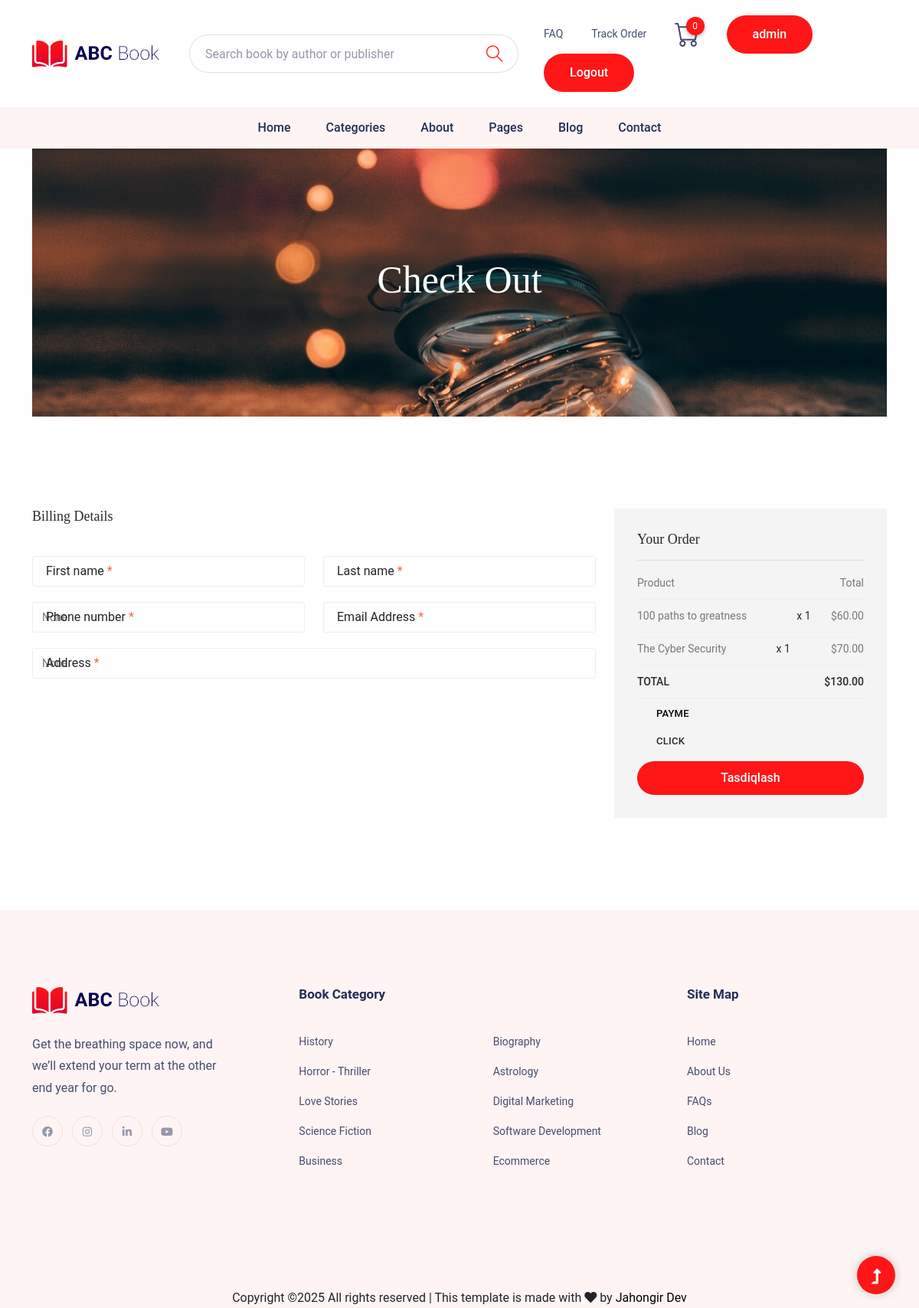
The page /checkout/ (signed in) on the database its author committed.
### home/models.py (models this page shows, shortened)
class User(AbstractUser):
    ROLE_CHOICES = (
        ('admin', 'Admin'),
        ('librarian', 'Kutubxonachi'),
        ('reader', 'Kitob o‘quvchi'),
    )
    role = models.CharField(max_length=10, choices=ROLE_CHOICES, default='reader')
    phone = models.CharField(max_length=20, null=True, blank=True)  # Unique olib tashlandi
    address = models.TextField(null=True, blank=True)

class Cart(models.Model):
    user = models.ForeignKey(User, on_delete=models.CASCADE)  # Foydalanuvchi
    book = models.ForeignKey(Book, on_delete=models.CASCADE)  # Kitob
    quantity = models.PositiveIntegerField(default=1)  # Soni
    added_at = models.DateTimeField(auto_now_add=True)  # Qo‘shilgan vaqt
    def total_price(self):
        return self.quantity * self.book.price  # Jami narx

class Book(models.Model):
    FORMAT_CHOICES = (
        ('paper', 'Qog‘oz'),
        ('pdf', 'PDF'),
        ('audio', 'Audiokitob'),
    )
    title = models.CharField(max_length=255)
    author = models.CharField(max_length=255)
    category = models.ForeignKey(Category, on_delete=models.SET_NULL, null=True, blank=True)  # To‘g‘rilandi
    library_branch = models.ForeignKey(LibraryBranch, on_delete=models.CASCADE)
    total_copies = models.PositiveIntegerField(default=1)
    available_copies = models.PositiveIntegerField(default=1)
    image = models.ImageField(upload_to='images/book/', null=True, blank=True)
    isbn = models.CharField(max_length=13, unique=True, null=True, blank=True)
    publication_year = models.PositiveIntegerField(null=True, blank=True)
    language = models.CharField(max_length=50, null=True, blank=True)
    format = models.CharField(max_length=10, choices=FORMAT_CHOICES, default='paper')
    price = models.DecimalField(max_digits=8, decimal_places=2, null=True, blank=True)
    added_date = models.DateTimeField(auto_now_add=True)
    is_popular = models.BooleanField(default=False)

### home/views.py (the view, shortened to what this page needs)
# urls.py: path('checkout/', checkout_page, name='checkout'),
@login_required(login_url='login')
def checkout_page(request):
    cart_items = Cart.objects.filter(user=request.user)
    total_price = sum(item.total_price() for item in cart_items)
    if not cart_items.exists():
        messages.error(request, "Savatchangiz bo‘sh! Avval kitob qo‘shing.")
        return redirect('cart')
    context = {
        "cart_items": cart_items,
        "total_price": total_price
    }
    return render(request, "checkout.html", context)

### home/templates/checkout.html (shortened to what this page needs)
{% extends 'index.html' %}
{% load static %}
{% block content %}
<div class="container">
    <div class="row">
        <div class="col-xl-12">
            <div class="slider-area">
                <div class="slider-height2 slider-bg5 d-flex align-items-center justify-content-center">
                    <div class="hero-caption hero-caption2">
                        <h2>Check Out</h2>
                    </div>
                </div>
            </div>
        </div>
    </div>
</div>
<section class="checkout_area section-padding">
    <div class="container">
        <div class="billing_details">
            <div class="row">
                <div class="col-lg-8">
                    <h3>Billing Details</h3>
                    <form class="row contact_form" method="POST">
                        <div class="col-md-6 form-group p_star">
                            <input type="text" class="form-control" value="{{ request.user.first_name }}" />
                            <span class="placeholder">First name</span>
                        </div>
                        <div class="col-md-6 form-group p_star">
                            <input type="text" class="form-control" value="{{ request.user.last_name }}" />
                            <span class="placeholder">Last name</span>
                        </div>
                        <div class="col-md-6 form-group p_star">
                            <input type="text" class="form-control" value="{{ request.user.phone }}" />
                            <span class="placeholder">Phone number</span>
                        </div>
                        <div class="col-md-6 form-group p_star">
                            <input type="email" class="form-control" value="{{ request.user.email }}" />
                            <span class="placeholder">Email Address</span>
                        </div>
                        <div class="col-md-12 form-group p_star">
                            <input type="text" class="form-control" value="{{ request.user.address }}" />
                            <span class="placeholder">Address</span>
                        </div>
                    </form>
                </div>
                <div class="col-lg-4">
                    <div class="order_box">
                        <h2>Your Order</h2>
                        <ul class="list">
                            <li>
                                <a href="#">Product<span>Total</span></a>
                            </li>
                            {% for item in cart_items %}
                            <li>
                                <a href="#">{{ item.book.title }}
                                    <span class="middle">x {{ item.quantity }}</span>
                                    <span class="last">${{ item.total_price }}</span>
                                </a>
                            </li>
                            {% endfor %}
                        </ul>
                        <ul class="list list_2">
                            <li><a href="#">Total <span>${{ total_price }}</span></a></li>
                        </ul>
                        <div class="payment_item">
                            <div class="radion_btn">
                                <label for="payme_option">Payme</label>
                            </div>
                            <div class="radion_btn">
                                <label for="click_option">Click</label>
                            </div>
                        </div>
                        <button type="submit" class="btn w-100">Tasdiqlash</button>
                    </div>
                </div>
            </div>
        </div>
    </div>
</section>
{% endblock %}

### home/templates/index.html (shortened to what this page needs)
<!doctype html>
{% load static %}
<html class="no-js" lang="zxx">
<head>
    <link rel="stylesheet" href="{% static 'css/bootstrap.min.css' %}">
    <link rel="stylesheet" href="{% static 'css/owl.carousel.min.css' %}">
    <link rel="stylesheet" href="{% static 'css/slicknav.css' %}">
    <link rel="stylesheet" href="{% static 'css/animate.min.css' %}">
    <link rel="stylesheet" href="{% static 'css/price_rangs.css' %}">
    <link rel="stylesheet" href="{% static 'css/magnific-popup.css' %}">
    <link rel="stylesheet" href="{% static 'css/fontawesome-all.min.css' %}">
    <link rel="stylesheet" href="{% static 'css/themify-icons.css' %}">
    <link rel="stylesheet" href="{% static 'css/slick.css' %}">
    <link rel="stylesheet" href="{% static 'css/nice-select.css' %}">
    <link rel="stylesheet" href="{% static 'css/style.css' %}">
</head>
<body>
<header>
    <div class="header-area">
        <div class="main-header ">
            <div class="header-top ">
                <div class="container">
                    <div class="row">
                        <div class="col-xl-12">
                            <div class="d-flex justify-content-between align-items-center flex-sm">
                                <div class="header-info-left d-flex align-items-center">
                                    <div class="logo">
                                        <a href="{% url 'index2' %}"><img src="{% static 'img/logo/logo.png' %}" alt=""></a>
                                    </div>
                                    <form action="#" class="form-box">
                                        <input type="text" name="Search"
                                               placeholder="Search book by author or publisher">
                                        <div class="search-icon">
                                            <i class="ti-search"></i>
                                        </div>
                                    </form>
                                </div>
                                <div class="header-info-right d-flex align-items-center">
                                    <ul>
                                        <li><a href="#">FAQ</a></li>
                                        <li><a href="#">Track Order</a></li>
                                        <li class="shopping-card">
                                            <a href="{% url 'cart' %}">
                                                <img src="{% static 'img/icon/cart.svg' %}" alt="">
                                            </a>
                                        </li>
                                        {% if request.user.is_authenticated %}
                                        <li><a href="#" class="btn header-btn">{{ request.user.username }}</a></li>
                                        <li><a href="{% url 'logout' %}" class="btn header-btn">Logout</a></li>
                                        {% else %}
                                        <li><a href="{% url 'login' %}" class="btn header-btn">Sign in</a></li>
                                        <li><a href="{% url 'register' %}" class="btn header-btn">Register</a></li>
                                        {% endif %}
                                    </ul>
                                </div>
                            </div>
                        </div>
                    </div>
                </div>
            </div>
            <div class="header-bottom  header-sticky">
                <div class="container">
                    <div class="row align-items-center">
                        <div class="col-xl-12">
                            <div class="main-menu text-center d-none d-lg-block">
                                <nav>
                                    <ul id="navigation">
                                        <li><a href="{% url 'index2' %}">Home</a></li>
                                        <li><a href="{% url 'categories' %}">Categories</a></li>
                                        <li><a href="{% url 'about' %}">About</a></li>
                                        <li><a href="#">Pages</a>
                                        </li>
                                        <li><a href="{% url 'blog' %}">Blog</a></li>
                                        <li><a href="{% url 'contact' %}">Contact</a></li>
                                    </ul>
                                </nav>
                            </div>
                        </div>
                    </div>
                </div>
            </div>
        </div>
    </div>
</header>
<main>
    {% block content %}{% endblock %}
</main>
<footer>
    <div class="footer-wrappper section-bg">
        <div class="footer-area footer-padding">
            <div class="container">
                <div class="row justify-content-between">
                    <div class="col-xl-3 col-lg-5 col-md-4 col-sm-6">
                        <div class="single-footer-caption mb-50">
                            <div class="single-footer-caption mb-30">
                                <div class="footer-logo mb-25">
                                    <a href="{% url 'index2' %}"><img src="{% static 'img/logo/logo2_footer.png' %}"
                                                                      alt=""></a>
                                </div>
                                <div class="footer-tittle">
                                    <div class="footer-pera">
                                        <p>Get the breathing space now, and we’ll extend your term at the other end year
                                            for go.</p>
                                    </div>
                                </div>
                                <div class="footer-social">
                                    <a href="https://www.facebook.com/groups/world.pythonDevelopers", target="_blank"><i class="fab fa-facebook"></i></a>
                                    <a href="#"><i class="fab fa-instagram"></i></a>
                                    <a href="#"><i class="fab fa-linkedin-in"></i></a>
                                    <a href="#"><i class="fab fa-youtube"></i></a>
                                </div>
                            </div>
                        </div>
                    </div>
                    <div class="col-xl-2 col-lg-3 col-md-4 col-sm-5">
                        <div class="single-footer-caption mb-50">
                            <div class="footer-tittle">
                                <h4>Book Category</h4>
                                <ul>
                                    <li><a href="#">History</a></li>
                                    <li><a href="#">Horror - Thriller</a></li>
                                    <li><a href="#">Love Stories</a></li>
                                    <li><a href="#">Science Fiction</a></li>
                                    <li><a href="#">Business</a></li>
                                </ul>
                            </div>
                        </div>
                    </div>
                    <div class="col-xl-2 col-lg-3 col-md-4 col-sm-6">
                        <div class="single-footer-caption mb-50">
                            <div class="footer-tittle">
                                <h4>&nbsp;</h4>
                                <ul>
                                    <li><a href="#">Biography</a></li>
                                    <li><a href="#">Astrology</a></li>
                                    <li><a href="#">Digital Marketing</a></li>
                                    <li><a href="#">Software Development</a></li>
                                    <li><a href="#">Ecommerce</a></li>
                                </ul>
                            </div>
                        </div>
                    </div>
                    <div class="col-xl-3 col-lg-4 col-md-4 col-sm-6">
                        <div class="single-footer-caption mb-50">
                            <div class="footer-tittle">
                                <h4>Site Map</h4>
                                <ul class="mb-20">
                                    <li><a href="#">Home</a></li>
                                    <li><a href="#">About Us</a></li>
                                    <li><a href="#">FAQs</a></li>
                                    <li><a href="#">Blog</a></li>
                                    <li><a href="#">Contact</a></li>
                                </ul>
                            </div>
                        </div>
                    </div>
                </div>
            </div>
        </div>
        <div class="footer-bottom-area">
            <div class="container">
                <div class="footer-border">
                    <div class="row d-flex align-items-center">
                        <div class="col-xl-12 ">
                            <div class="footer-copy-right text-center">
                                Copyright &copy;<script>document.write(new Date().getFullYear());</script>
                                All rights reserved | This template is made with <i class="fa fa-heart color-danger"
                                                                                    aria-hidden="true"></i> by <a
                                    href="https://colorlib.com/" style="color: black" target="_blank"
                                    rel="nofollow noopener">Jahongir Dev</a>
                            </div>
                        </div>
                    </div>
                </div>
            </div>
        </div>
    </div>
</footer>
<div id="back-top">
    <a title="Go to Top" href="#"> <i class="fas fa-level-up-alt"></i></a>
</div>
</body>
</html>

### rows shown on the page
User: user.username "admin", user.phone "None", user.address "None"
Cart: book "100 paths to greatness", quantity "1", total_price "60.00"
Cart: book "The Cyber Security", quantity "1", total_price "70.00"

### other values the page prints
{{ total_price }} "130.00"
